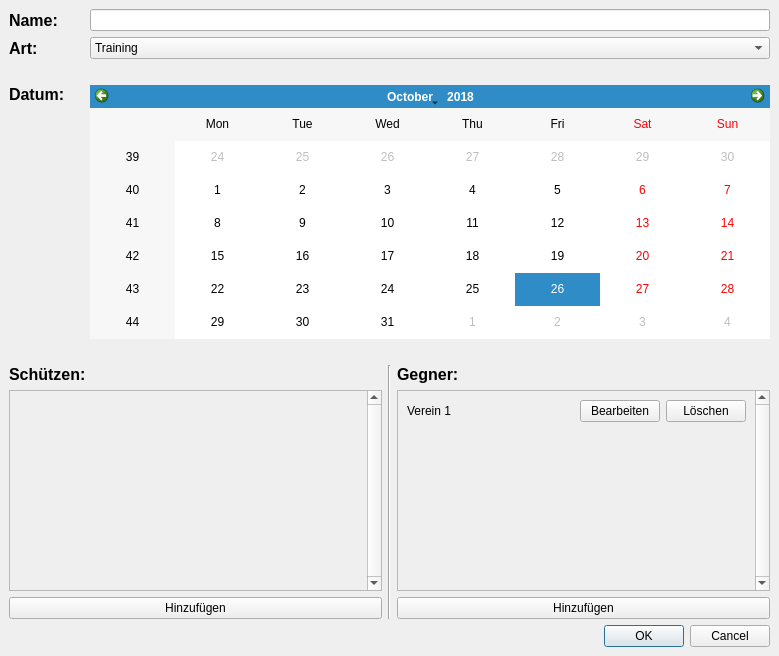
<?xml version="1.0" encoding="UTF-8"?>
<ui version="4.0">
 <class>MainWindow</class>
 <widget class="QMainWindow" name="MainWindow">
  <property name="geometry">
   <rect>
    <x>0</x>
    <y>0</y>
    <width>779</width>
    <height>656</height>
   </rect>
  </property>
  <property name="windowTitle">
   <string>Wettkampf Erstellen</string>
  </property>
  <widget class="QWidget" name="centralwidget">
   <layout class="QVBoxLayout" name="verticalLayout_6">
    <item>
     <layout class="QVBoxLayout" name="verticalLayout_3">
      <item>
       <layout class="QHBoxLayout" name="horizontalLayout_3">
        <item>
         <widget class="QLabel" name="label_6">
          <property name="sizePolicy">
           <sizepolicy hsizetype="Fixed" vsizetype="Preferred">
            <horstretch>0</horstretch>
            <verstretch>0</verstretch>
           </sizepolicy>
          </property>
          <property name="minimumSize">
           <size>
            <width>75</width>
            <height>0</height>
           </size>
          </property>
          <property name="font">
           <font>
            <pointsize>12</pointsize>
            <weight>75</weight>
            <bold>true</bold>
           </font>
          </property>
          <property name="text">
           <string>Name:</string>
          </property>
         </widget>
        </item>
        <item>
         <widget class="QLineEdit" name="lineEdit_name"/>
        </item>
       </layout>
      </item>
      <item>
       <layout class="QHBoxLayout" name="horizontalLayout_4">
        <item>
         <widget class="QLabel" name="label_5">
          <property name="sizePolicy">
           <sizepolicy hsizetype="Minimum" vsizetype="Preferred">
            <horstretch>0</horstretch>
            <verstretch>0</verstretch>
           </sizepolicy>
          </property>
          <property name="minimumSize">
           <size>
            <width>75</width>
            <height>0</height>
           </size>
          </property>
          <property name="font">
           <font>
            <pointsize>12</pointsize>
            <weight>75</weight>
            <bold>true</bold>
           </font>
          </property>
          <property name="text">
           <string>Art:</string>
          </property>
         </widget>
        </item>
        <item>
         <widget class="QComboBox" name="comboBox_type">
          <property name="sizePolicy">
           <sizepolicy hsizetype="Expanding" vsizetype="Fixed">
            <horstretch>0</horstretch>
            <verstretch>0</verstretch>
           </sizepolicy>
          </property>
          <item>
           <property name="text">
            <string>Training</string>
           </property>
          </item>
          <item>
           <property name="text">
            <string>Bezirksliga</string>
           </property>
          </item>
          <item>
           <property name="text">
            <string>Oberliga</string>
           </property>
          </item>
          <item>
           <property name="text">
            <string>Bayernliga</string>
           </property>
          </item>
          <item>
           <property name="text">
            <string>Regionalliga</string>
           </property>
          </item>
          <item>
           <property name="text">
            <string>2. Bundesliga</string>
           </property>
          </item>
          <item>
           <property name="text">
            <string>1. Bundesliga</string>
           </property>
          </item>
         </widget>
        </item>
       </layout>
      </item>
     </layout>
    </item>
    <item>
     <widget class="QLabel" name="label_9">
      <property name="text">
       <string/>
      </property>
     </widget>
    </item>
    <item>
     <layout class="QHBoxLayout" name="horizontalLayout_5">
      <item>
       <layout class="QVBoxLayout" name="verticalLayout_5">
        <item>
         <widget class="QLabel" name="label_7">
          <property name="sizePolicy">
           <sizepolicy hsizetype="Minimum" vsizetype="Preferred">
            <horstretch>0</horstretch>
            <verstretch>0</verstretch>
           </sizepolicy>
          </property>
          <property name="minimumSize">
           <size>
            <width>75</width>
            <height>0</height>
           </size>
          </property>
          <property name="font">
           <font>
            <pointsize>12</pointsize>
            <weight>75</weight>
            <bold>true</bold>
           </font>
          </property>
          <property name="text">
           <string>Datum:</string>
          </property>
         </widget>
        </item>
        <item>
         <spacer name="verticalSpacer_3">
          <property name="orientation">
           <enum>Qt::Vertical</enum>
          </property>
          <property name="sizeHint" stdset="0">
           <size>
            <width>20</width>
            <height>40</height>
           </size>
          </property>
         </spacer>
        </item>
       </layout>
      </item>
      <item>
       <widget class="QCalendarWidget" name="calendarWidget">
        <property name="selectedDate">
         <date>
          <year>2018</year>
          <month>10</month>
          <day>26</day>
         </date>
        </property>
        <property name="gridVisible">
         <bool>false</bool>
        </property>
        <property name="verticalHeaderFormat">
         <enum>QCalendarWidget::ISOWeekNumbers</enum>
        </property>
       </widget>
      </item>
     </layout>
    </item>
    <item>
     <widget class="QLabel" name="label_8">
      <property name="text">
       <string/>
      </property>
     </widget>
    </item>
    <item>
     <layout class="QHBoxLayout" name="horizontalLayout_6">
      <item>
       <layout class="QVBoxLayout" name="verticalLayout_shooters">
        <item>
         <widget class="QLabel" name="label_4">
          <property name="font">
           <font>
            <pointsize>12</pointsize>
            <weight>75</weight>
            <bold>true</bold>
           </font>
          </property>
          <property name="text">
           <string>Schützen:</string>
          </property>
         </widget>
        </item>
        <item>
         <widget class="QScrollArea" name="scrollArea_shooters">
          <property name="verticalScrollBarPolicy">
           <enum>Qt::ScrollBarAlwaysOn</enum>
          </property>
          <property name="horizontalScrollBarPolicy">
           <enum>Qt::ScrollBarAlwaysOff</enum>
          </property>
          <property name="widgetResizable">
           <bool>true</bool>
          </property>
          <widget class="QWidget" name="scrollAreaWidgetContents_shooters">
           <property name="geometry">
            <rect>
             <x>0</x>
             <y>0</y>
             <width>355</width>
             <height>150</height>
            </rect>
           </property>
           <layout class="QVBoxLayout" name="verticalLayout_shootersInner">
            <item>
             <spacer name="verticalSpacer">
              <property name="orientation">
               <enum>Qt::Vertical</enum>
              </property>
              <property name="sizeHint" stdset="0">
               <size>
                <width>20</width>
                <height>40</height>
               </size>
              </property>
             </spacer>
            </item>
           </layout>
          </widget>
         </widget>
        </item>
        <item>
         <widget class="QPushButton" name="pushButton_addShooter">
          <property name="text">
           <string>Hinzufügen</string>
          </property>
         </widget>
        </item>
       </layout>
      </item>
      <item>
       <widget class="Line" name="line_2">
        <property name="orientation">
         <enum>Qt::Vertical</enum>
        </property>
       </widget>
      </item>
      <item>
       <layout class="QVBoxLayout" name="verticalLayout_enemys">
        <item>
         <widget class="QLabel" name="label_3">
          <property name="font">
           <font>
            <pointsize>12</pointsize>
            <weight>75</weight>
            <bold>true</bold>
           </font>
          </property>
          <property name="text">
           <string>Gegner:</string>
          </property>
         </widget>
        </item>
        <item>
         <widget class="QScrollArea" name="scrollArea_enemys">
          <property name="verticalScrollBarPolicy">
           <enum>Qt::ScrollBarAlwaysOn</enum>
          </property>
          <property name="horizontalScrollBarPolicy">
           <enum>Qt::ScrollBarAlwaysOff</enum>
          </property>
          <property name="widgetResizable">
           <bool>true</bool>
          </property>
          <widget class="QWidget" name="scrollAreaWidgetContents_enemys">
           <property name="geometry">
            <rect>
             <x>0</x>
             <y>0</y>
             <width>355</width>
             <height>150</height>
            </rect>
           </property>
           <layout class="QVBoxLayout" name="verticalLayout_2">
            <item>
             <layout class="QHBoxLayout" name="horizontalLayout_2">
              <item>
               <widget class="QLabel" name="label_2">
                <property name="sizePolicy">
                 <sizepolicy hsizetype="Expanding" vsizetype="Preferred">
                  <horstretch>0</horstretch>
                  <verstretch>0</verstretch>
                 </sizepolicy>
                </property>
                <property name="text">
                 <string>Verein 1</string>
                </property>
               </widget>
              </item>
              <item>
               <widget class="QPushButton" name="pushButton_4">
                <property name="sizePolicy">
                 <sizepolicy hsizetype="Minimum" vsizetype="Fixed">
                  <horstretch>0</horstretch>
                  <verstretch>0</verstretch>
                 </sizepolicy>
                </property>
                <property name="text">
                 <string>Bearbeiten</string>
                </property>
               </widget>
              </item>
              <item>
               <widget class="QPushButton" name="pushButton_5">
                <property name="text">
                 <string>Löschen</string>
                </property>
               </widget>
              </item>
             </layout>
            </item>
            <item>
             <spacer name="verticalSpacer_2">
              <property name="orientation">
               <enum>Qt::Vertical</enum>
              </property>
              <property name="sizeHint" stdset="0">
               <size>
                <width>20</width>
                <height>40</height>
               </size>
              </property>
             </spacer>
            </item>
           </layout>
          </widget>
         </widget>
        </item>
        <item>
         <widget class="QPushButton" name="pushButton_addEnemy">
          <property name="text">
           <string>Hinzufügen</string>
          </property>
         </widget>
        </item>
       </layout>
      </item>
     </layout>
    </item>
    <item>
     <layout class="QHBoxLayout" name="horizontalLayout_7">
      <item>
       <widget class="QDialogButtonBox" name="buttonBox">
        <property name="standardButtons">
         <set>QDialogButtonBox::Cancel|QDialogButtonBox::Ok</set>
        </property>
       </widget>
      </item>
     </layout>
    </item>
   </layout>
  </widget>
 </widget>
 <resources/>
 <connections/>
</ui>
